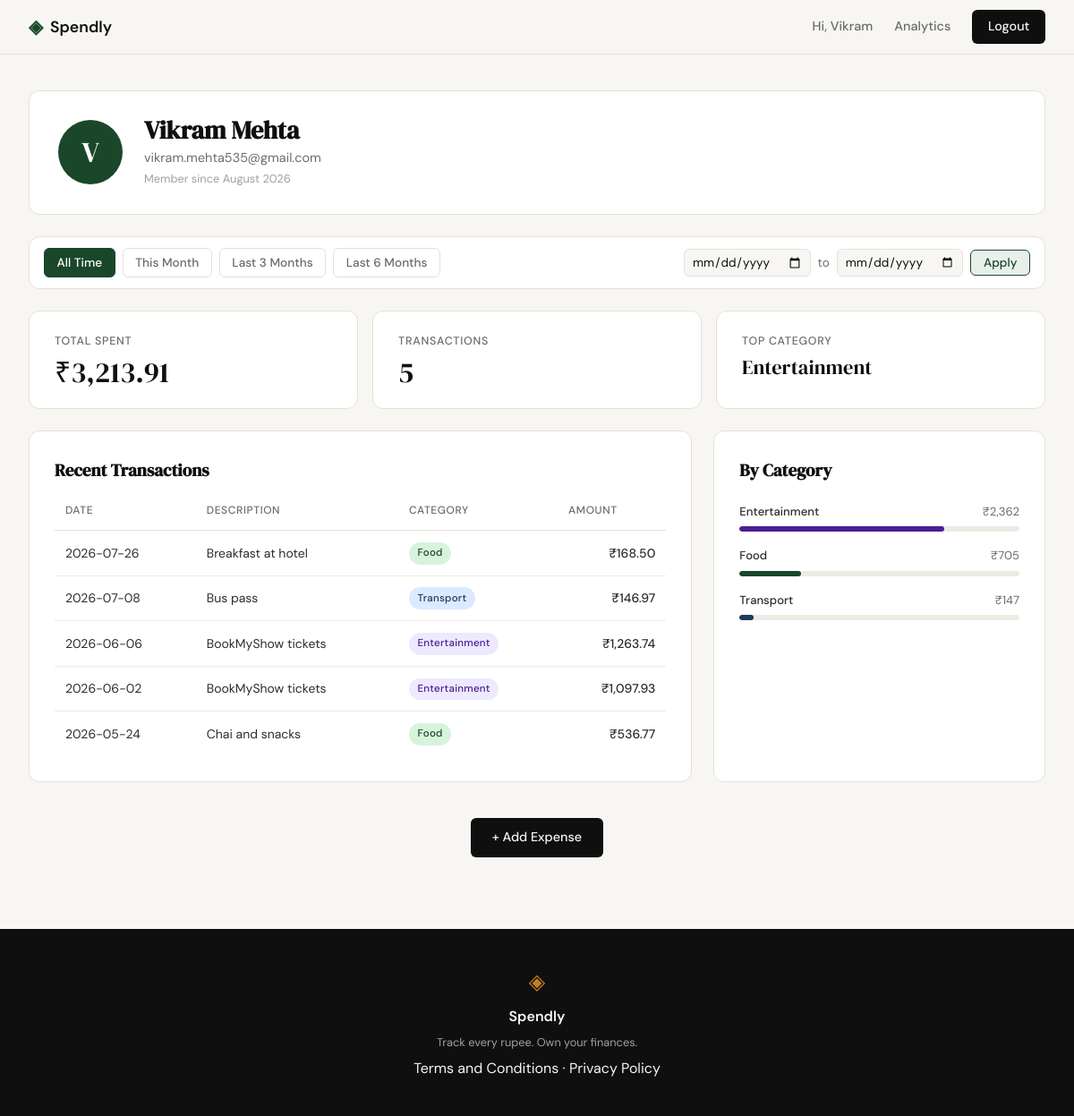
Screenshot of /profile (signed in) with the database file from the repository.
### tables this page shows
CREATE TABLE users (
            id            INTEGER PRIMARY KEY AUTOINCREMENT,
            name          TEXT    NOT NULL,
            email         TEXT    UNIQUE NOT NULL,
            password_hash TEXT    NOT NULL,
            created_at    TEXT    DEFAULT (datetime('now'))
        );

CREATE TABLE expenses (
            id          INTEGER PRIMARY KEY AUTOINCREMENT,
            user_id     INTEGER NOT NULL REFERENCES users(id),
            amount      REAL    NOT NULL,
            category    TEXT    NOT NULL,
            date        TEXT    NOT NULL,
            description TEXT,
            created_at  TEXT    DEFAULT (datetime('now'))
        );

### app.py (the view)
@app.route("/profile")
def profile():
    if not session.get("user_id"):
        return redirect(url_for("login"))
    uid = session["user_id"]
    user = get_user_by_id(uid)
    if user is None:
        session.clear()
        return redirect(url_for("login"))
    today     = date.today()
    today_str = today.strftime("%Y-%m-%d")
    date_from = parse_date(request.args.get("date_from", ""))
    date_to   = parse_date(request.args.get("date_to", ""))
    if bool(date_from) != bool(date_to):
        flash("Please provide both a start and end date.", "error")
        date_from = date_to = None
    elif date_from and date_to and date_from > date_to:
        flash("Start date must be before end date.", "error")
        date_from = date_to = None
    first_of_month   = today.replace(day=1).strftime("%Y-%m-%d")
    three_months_ago = (today - timedelta(days=90)).strftime("%Y-%m-%d")
    six_months_ago   = (today - timedelta(days=180)).strftime("%Y-%m-%d")
    preset_dates = {
        "this_month": {"date_from": first_of_month,   "date_to": today_str},
        "3m":         {"date_from": three_months_ago,  "date_to": today_str},
        "6m":         {"date_from": six_months_ago,    "date_to": today_str},
    }
    if date_from is None and date_to is None:
        active_preset = "all"
    elif date_from == first_of_month and date_to == today_str:
        active_preset = "this_month"
    elif date_from == three_months_ago and date_to == today_str:
        active_preset = "3m"
    elif date_from == six_months_ago and date_to == today_str:
        active_preset = "6m"
    else:
        active_preset = "custom"
    stats        = get_summary_stats(uid, date_from=date_from, date_to=date_to)
    transactions = get_recent_transactions(uid, limit=10, date_from=date_from, date_to=date_to)
    categories   = get_category_breakdown(uid, date_from=date_from, date_to=date_to)
    return render_template("profile.html",
        user=user, stats=stats,
        transactions=transactions, categories=categories,
        date_from=date_from or "", date_to=date_to or "",
        active_preset=active_preset,
        preset_dates=preset_dates,
    )

### app.py (called while the page is built)
def parse_date(val):
    try:
        datetime.strptime(val, "%Y-%m-%d")
        return val
    except (ValueError, TypeError):
        return None

### database/db.py (called while the page is built)
def get_db():
    conn = sqlite3.connect(DB_PATH)
    conn.row_factory = sqlite3.Row
    conn.execute("PRAGMA foreign_keys = ON")
    return conn

### database/queries.py (called while the page is built)
def get_user_by_id(user_id):
    conn = get_db()
    row = conn.execute(
        "SELECT name, email, created_at FROM users WHERE id = ?", (user_id,)
    ).fetchone()
    conn.close()
    if row is None:
        return None
    dt = datetime.fromisoformat(row["created_at"])
    return {
        "name": row["name"],
        "email": row["email"],
        "created_at": dt.strftime("%B %Y"),
    }

### templates/profile.html (shortened to what this page needs)
{% extends "base.html" %}
{% block content %}
<div class="profile-page">
    <div class="profile-header">
        <div class="profile-header-card">
            <div class="profile-avatar">{{ user.name[0] }}</div>
            <div class="profile-meta">
                <h2 class="profile-name">{{ user.name }}</h2>
                <p class="profile-email">{{ user.email }}</p>
                <p class="profile-since">Member since {{ user.created_at }}</p>
            </div>
        </div>
    </div>
    <div class="period-filter">
        <div class="period-filter__presets">
            <a href="{{ url_for('profile') }}"
               class="period-filter__link{% if active_preset == 'all' %} is-active{% endif %}">All Time</a>
            <a href="{{ url_for('profile', date_from=preset_dates.this_month.date_from, date_to=preset_dates.this_month.date_to) }}"
               class="period-filter__link{% if active_preset == 'this_month' %} is-active{% endif %}">This Month</a>
            <a href="{{ url_for('profile', date_from=preset_dates['3m'].date_from, date_to=preset_dates['3m'].date_to) }}"
               class="period-filter__link{% if active_preset == '3m' %} is-active{% endif %}">Last 3 Months</a>
            <a href="{{ url_for('profile', date_from=preset_dates['6m'].date_from, date_to=preset_dates['6m'].date_to) }}"
               class="period-filter__link{% if active_preset == '6m' %} is-active{% endif %}">Last 6 Months</a>
        </div>
        <form class="period-filter__custom" method="GET" action="{{ url_for('profile') }}">
            <input type="date" name="date_from" value="{{ date_from }}" class="period-filter__input">
            <span class="period-filter__sep">to</span>
            <input type="date" name="date_to" value="{{ date_to }}" class="period-filter__input">
            <button type="submit" class="period-filter__apply">Apply</button>
        </form>
    </div>
    <div class="profile-stat-row">
        <div class="profile-stat-card">
            <span class="profile-stat-label">Total Spent</span>
            <span class="profile-stat-value">{{ stats.total }}</span>
        </div>
        <div class="profile-stat-card">
            <span class="profile-stat-label">Transactions</span>
            <span class="profile-stat-value">{{ stats.count }}</span>
        </div>
        <div class="profile-stat-card">
            <span class="profile-stat-label">Top Category</span>
            <span class="profile-stat-value profile-stat-value--text">{{ stats.top_cat }}</span>
        </div>
    </div>
    <div class="profile-grid">
        <div class="profile-main">
            <h3 class="section-title">Recent Transactions</h3>
            <table class="tx-table">
                <thead>
                    <tr>
                        <th>Date</th>
                        <th>Description</th>
                        <th>Category</th>
                        <th>Amount</th>
                    </tr>
                </thead>
                <tbody>
                    {% for tx in transactions %}
                    <tr>
                        <td>{{ tx.date }}</td>
                        <td>{{ tx.description }}</td>
                        <td><span class="cat-badge cat-badge--{{ tx.category | lower }}">{{ tx.category }}</span></td>
                        <td class="tx-amount">{{ tx.amount }}</td>
                    </tr>
                    {% endfor %}
                </tbody>
            </table>
        </div>
        <div class="profile-sidebar">
            <h3 class="section-title">By Category</h3>
            {% for cat in categories %}
            <div class="cat-row">
                <div class="cat-row-header">
                    <span class="cat-row-name">{{ cat.name }}</span>
                    <span class="cat-row-total">{{ cat.total }}</span>
                </div>
                <div class="cat-bar-track">
                    <div class="cat-bar cat-bar--{{ cat.name | lower }}" data-width="{{ cat.pct }}"></div>
                </div>
            </div>
            {% endfor %}
        </div>
    </div>
    <div class="profile-cta">
        <a href="{{ url_for('add_expense') }}" class="btn-primary">+ Add Expense</a>
    </div>
</div>
{% endblock %}

### rows the page displays
users: name "V", name "Vikram Mehta", email "vikram.mehta535@gmail.com"
expenses: top_cat "Entertainment", date "2026-06-02", description "BookMyShow tickets", category "Entertainment", amount "₹1,097.93"
expenses: date "2026-07-26", description "Breakfast at hotel", category "Food", amount "₹168.50"
expenses: date "2026-07-08", description "Bus pass", category "Transport", amount "₹146.97"
expenses: date "2026-06-06", description "BookMyShow tickets", category "Entertainment", amount "₹1,263.74"
expenses: date "2026-05-24", description "Chai and snacks", category "Food", amount "₹536.77"

### other values shown
{{ session['user_name'].split()[0] }} "Vikram"
{{ user.created_at }} "August 2026"
{{ stats.total }} "₹3,213.91"
{{ stats.count }} "5"
{{ cat.name }} "Entertainment" "Food" "Transport"
{{ cat.total }} "₹2,362" "₹705" "₹147"
